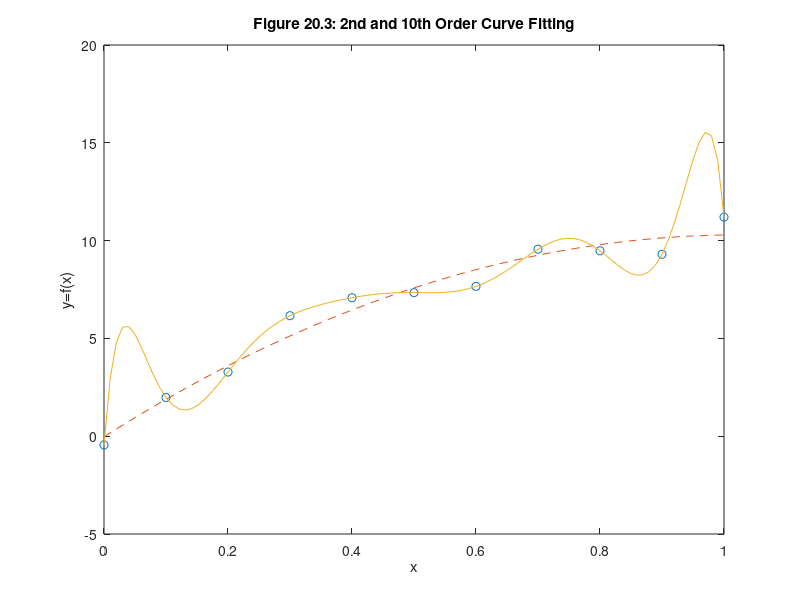

Here is the MATLAB script that generated this plot:
% mm2003.m

x = [0 .1 .2 .3 .4 .5 .6 .7 .8 .9 1];
y = [-.447 1.978 3.28 6.16 7.08 7.34 7.66 9.56 9.48 9.30 11.2];
n = 2;
p = polyfit(x,y,n);
xi = linspace(0,1,100);
yi = polyval(p,xi);
pp = polyfit(x,y,10);
y10 = polyval(pp,xi); % evaluate 10th order polynomial
plot(x,y,'o',xi,yi,'--',xi,y10) % plot data
xlabel('x'), ylabel('y=f(x)')
title('Figure 20.3: 2nd and 10th Order Curve Fitting')


